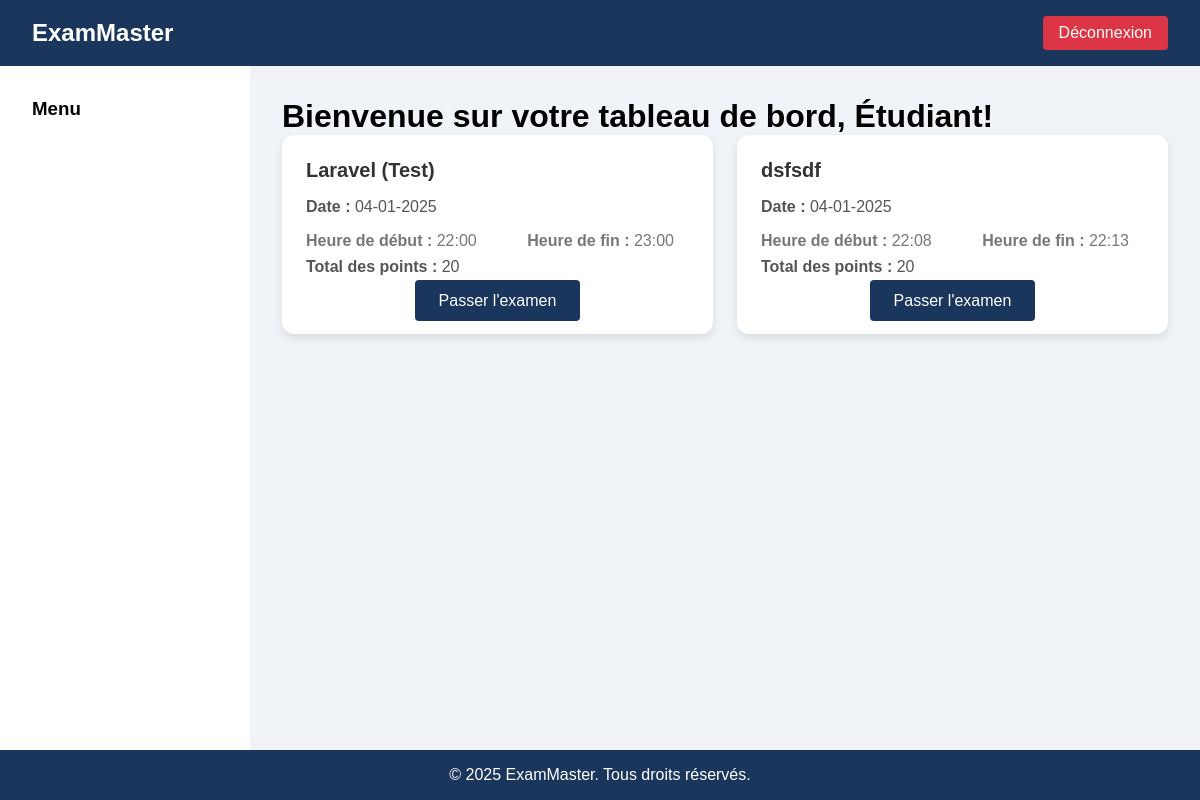
Page /etudiant/dashboard.php (signed in) on the earlier database version.
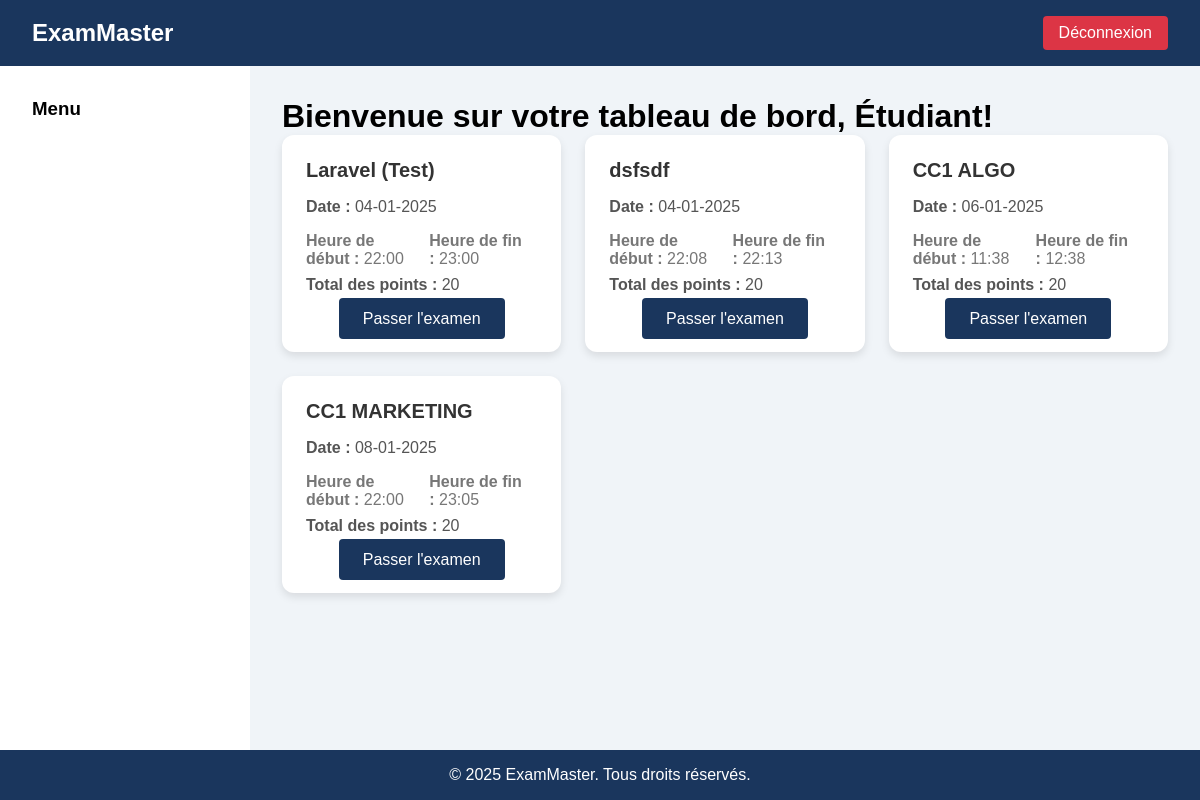
Same page on the later database version.
### tables this page shows
CREATE TABLE `exams` (
  `id` int(11) NOT NULL,
  `title` varchar(255) NOT NULL,
  `subject_id` int(11) NOT NULL,
  `class_id` int(11) NOT NULL,
  `teacher_id` int(11) NOT NULL,
  `duration` int(11) NOT NULL,
  `total_points` int(11) DEFAULT 0,
  `exam_date` datetime DEFAULT current_timestamp(),
  `start_time` time NOT NULL,
  `end_time` time NOT NULL,
  `instructions` text DEFAULT NULL,
  `status` enum('draft','published','completed') DEFAULT 'draft',
  `created_at` timestamp NULL DEFAULT current_timestamp(),
  `updated_at` timestamp NULL DEFAULT current_timestamp() ON UPDATE current_timestamp()
);

### etudiant/dashboard.php (the view, shortened to what this page needs)
<?php
require '../config/connection.php';
$queryClasses = $conn->prepare("SELECT cs.class_id
                               FROM class_student cs
                               WHERE cs.student_id = ?");
$queryClasses->execute([4]);
$classes = $queryClasses->fetchAll(PDO::FETCH_COLUMN);
if ($classes) {
    $classIds = implode(",", $classes);
    $queryExams = $conn->prepare("SELECT e.id, e.title, e.exam_date, e.start_time, e.end_time, e.total_points
                                 FROM exams e
                                 WHERE e.class_id IN ($classIds) AND e.status = 'published'");
    $queryExams->execute();
    $exams = $queryExams->fetchAll(PDO::FETCH_ASSOC);
} else {
    $exams = [];
}
?>
<!DOCTYPE html>
<html lang="fr">
<head>
</head>
<body>
    <nav class="navbar">
        <div class="nav-brand">ExamMaster</div>
        <a href="../auth/logout.php" class="deconnexion-btn">Déconnexion</a>
    </nav>
    <div class="container">
        <div class="sidebar">
            <h3>Menu</h3>
        </div>
        <div class="main-content">
            <h1>Bienvenue sur votre tableau de bord, Étudiant!</h1>
            <?php if (!empty($exams)): ?>
                <div class="card-grid">
                    <?php foreach ($exams as $exam): ?>
                        <div class="exam-card">
                            <h3><?php echo htmlspecialchars($exam['title']); ?></h3>
                            <p><strong>Date :</strong> <?php echo date('d-m-Y', strtotime($exam['exam_date'])); ?></p>
                            <div class="exam-info">
                                <div><strong>Heure de début :</strong> <?php echo date('H:i', strtotime($exam['start_time'])); ?></div>
                                <div><strong>Heure de fin :</strong> <?php echo date('H:i', strtotime($exam['end_time'])); ?></div>
                            </div>
                            <p><strong>Total des points :</strong> <?php echo $exam['total_points']; ?></p>
                            <div class="exam-actions">
                                <a href="" class="exam-button">Passer l'examen</a>
                            </div>
                        </div>
                    <?php endforeach; ?>
                </div>
            <?php else: ?>
                <p>Aucun examen à venir.</p>
            <?php endif; ?>
        </div>
    </div>
    <div class="footer">
        <p>&copy; 2025 ExamMaster. Tous droits réservés.</p>
    </div>
</body>
</html>

### etudiant/dashboard.php (style rules this page uses)
* { margin: 0; padding: 0; box-sizing: border-box; font-family: Arial, sans-serif; }
body { background-color: #f0f4f8; }
.navbar { background-color: #1a365d; padding: 1rem 2rem; display: flex; justify-content: space-between; align-items: center; color: white; }
.nav-brand { font-size: 1.5rem; font-weight: bold; display: flex; align-items: center; gap: 0.5rem; }
.deconnexion-btn { background-color: #dc3545; color: white; padding: 0.5rem 1rem; border-radius: 4px; text-decoration: none; }
.container { display: flex; min-height: calc(100vh - 64px); }
.sidebar { width: 250px; background-color: white; padding: 2rem; }
.main-content { flex: 1; padding: 2rem; }
.card-grid { display: grid; grid-template-columns: repeat(auto-fit, minmax(250px, 1fr)); gap: 1.5rem; margin-bottom: 2rem; }
.exam-card { background-color: #ffffff; border-radius: 12px; box-shadow: 0 4px 8px rgba(0,0,0,0.1); padding: 1.5rem; transition: transform 0.3s, box-shadow 0.3s; }
.exam-card h3 { font-size: 1.25rem; margin-bottom: 1rem; color: #333; }
.exam-card p { margin: 0.5rem 0; color: #555; }
.exam-info { display: flex; justify-content: space-between; margin-top: 1rem; color: #777; }
.exam-info div { margin-right: 15px; }
.exam-card .exam-actions { margin-top: 1rem; text-align: center; }
.exam-button { background-color: #1a365d; color: white; padding: 0.75rem 1.5rem; border-radius: 4px; text-decoration: none; transition: background-color 0.3s; }
.footer { background-color: #1a365d; color: white; text-align: center; padding: 1rem; position: fixed; bottom: 0; width: 100%; }

Differences in the rows shown:
added exams: title "CC1 ALGO", exam_date "06-01-2025", start_time "11:38", end_time "12:38", total_points "20"
added exams: title "CC1 MARKETING", exam_date "08-01-2025", start_time "22:00", end_time "23:05", total_points "20"
